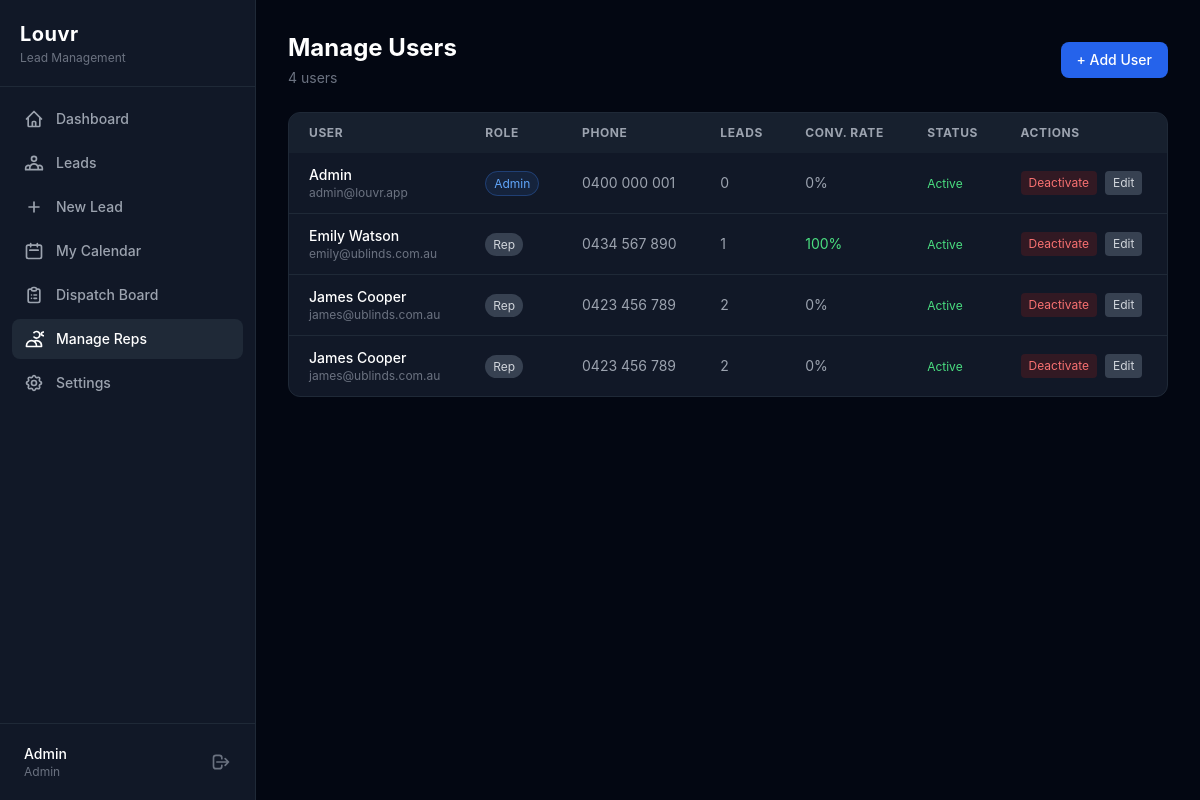
/reps (signed in), run on the app's committed database.
### tables this page shows
CREATE TABLE users (
            id INTEGER PRIMARY KEY AUTOINCREMENT,
            name TEXT NOT NULL,
            email TEXT NOT NULL UNIQUE,
            phone TEXT DEFAULT "",
            role TEXT NOT NULL DEFAULT "rep" CHECK(role IN ("admin","rep")),
            password_hash TEXT NOT NULL,
            api_key TEXT UNIQUE,
            is_active INTEGER NOT NULL DEFAULT 1,
            created_at DATETIME DEFAULT CURRENT_TIMESTAMP,
            updated_at DATETIME DEFAULT CURRENT_TIMESTAMP
        );

### src/Controllers/RepController.php (called while the page is built, shortened)
<?php
class RepController
{
    private Database $db;
    public function __construct(Database $db, array $config)
    {
        $this->db = $db;
    }
    public function index(): void
    {
        $users = User::all($this->db);
        require __DIR__ . '/../../templates/reps/index.php';
    }
}

### src/Database.php (called while the page is built, shortened)
<?php
class Database
{
    private PDO $pdo;
    private function __construct(array $config)
    {
        if ($config['driver'] === 'sqlite') {
            $dsn = 'sqlite:' . $config['path'];
            $this->pdo = new PDO($dsn, null, null, [
                PDO::ATTR_ERRMODE            => PDO::ERRMODE_EXCEPTION,
                PDO::ATTR_DEFAULT_FETCH_MODE => PDO::FETCH_ASSOC,
                PDO::ATTR_EMULATE_PREPARES   => false,
            ]);
            $this->pdo->exec('PRAGMA journal_mode=WAL');
            $this->pdo->exec('PRAGMA foreign_keys=ON');
        }
    }
    public function query(string $sql, array $params = []): PDOStatement
    {
        $stmt = $this->pdo->prepare($sql);
        $stmt->execute($params);
        return $stmt;
    }
    public function fetchAll(string $sql, array $params = []): array
    {
        return $this->query($sql, $params)->fetchAll();
    }
}

### src/Models/User.php (called while the page is built, shortened)
<?php
class User
{
    public static function all(Database $db): array
    {
        return $db->fetchAll('SELECT * FROM users ORDER BY name ASC');
    }
}

### templates/reps/index.php (the view, shortened to what this page needs)
<?php
$e = fn($v) => htmlspecialchars($v ?? '', ENT_QUOTES, 'UTF-8');
?>
<div class="mb-6 flex items-center justify-between">
    <div>
        <h2 class="text-2xl font-bold text-white">Manage Users</h2>
        <p class="text-gray-500 text-sm mt-1"><?= count($users) ?> users</p>
    </div>
    <button onclick="document.getElementById('newRepForm').classList.toggle('hidden')"
        class="px-4 py-2 bg-blue-600 hover:bg-blue-700 text-white text-sm font-medium rounded-lg transition-colors">+ Add User</button>
</div>
<div class="bg-gray-900 border border-gray-800 rounded-xl overflow-hidden">
    <table class="w-full text-sm">
        <thead class="bg-gray-800/50">
            <tr class="text-left text-xs text-gray-400 uppercase tracking-wider">
                <th class="px-5 py-3">User</th>
                <th class="px-5 py-3">Role</th>
                <th class="px-5 py-3 hidden md:table-cell">Phone</th>
                <th class="px-5 py-3 hidden md:table-cell">Leads</th>
                <th class="px-5 py-3 hidden md:table-cell">Conv. Rate</th>
                <th class="px-5 py-3">Status</th>
                <th class="px-5 py-3">Actions</th>
            </tr>
        </thead>
        <tbody class="divide-y divide-gray-800">
            <?php foreach ($users as $user): ?>
            <tr class="<?= $user['is_active'] ? '' : 'opacity-50' ?>">
                <td class="px-5 py-3">
                    <p class="font-medium text-white"><?= $e($user['name']) ?></p>
                    <p class="text-xs text-gray-500"><?= $e($user['email']) ?></p>
                </td>
                <td class="px-5 py-3">
                    <span class="text-xs px-2 py-1 rounded-full <?= $user['role'] === 'admin' ? 'bg-blue-500/10 text-blue-400 border border-blue-500/30' : 'bg-gray-700 text-gray-300' ?>"><?= ucfirst($user['role']) ?></span>
                </td>
                <td class="px-5 py-3 text-gray-400 hidden md:table-cell"><?= $e($user['phone']) ?: '-' ?></td>
                <td class="px-5 py-3 text-gray-400 hidden md:table-cell"><?= $user['total_leads'] ?></td>
                <td class="px-5 py-3 hidden md:table-cell">
                    <span class="<?= $user['conversion_rate'] >= 50 ? 'text-green-400' : 'text-gray-400' ?>"><?= $user['conversion_rate'] ?>%</span>
                </td>
                <td class="px-5 py-3">
                    <span class="text-xs <?= $user['is_active'] ? 'text-green-400' : 'text-red-400' ?>"><?= $user['is_active'] ? 'Active' : 'Inactive' ?></span>
                </td>
                <td class="px-5 py-3">
                    <div class="flex items-center gap-2">
                        <form method="POST" action="/reps/<?= $user['id'] ?>" class="inline">
                            <button type="submit" class="text-xs px-2 py-1 rounded <?= $user['is_active'] ? 'bg-red-900/30 text-red-400 hover:bg-red-900/50' : 'bg-green-900/30 text-green-400 hover:bg-green-900/50' ?> transition-colors"
                                onclick="event.preventDefault(); showConfirm('<?= $user['is_active'] ? 'Deactivate' : 'Activate' ?> User', 'Are you sure you want to <?= $user['is_active'] ? 'deactivate' : 'activate' ?> <?= $e($user['name']) ?>?', () => this.closest('form').submit())">
                                <?= $user['is_active'] ? 'Deactivate' : 'Activate' ?>
                            </button>
                        </form>
                        <button onclick="document.getElementById('edit-<?= $user['id'] ?>').classList.toggle('hidden')"
                            class="text-xs px-2 py-1 rounded bg-gray-700 text-gray-300 hover:bg-gray-600 transition-colors">Edit</button>
                    </div>
                </td>
            </tr>
            <?php endforeach; ?>
        </tbody>
    </table>
</div>
<?php
require __DIR__ . '/../layouts/app.php';

### templates/layouts/app.php (style rules this page uses)
body { font-family: -apple-system, BlinkMacSystemFont, 'Segoe UI', sans-serif; }

### data on the page
users: name "Admin", email "admin@louvr.app", role "Admin", phone "0400 000 001", total_leads "0", conversion_rate "0", is_active "Active"
users: name "Emily Watson", email "emily@ublinds.com.au", role "Rep", phone "0434 567 890", is_active "1", conversion_rate "100", shows "Active", shows "Deactivate"
users: name "James Cooper", email "james@ublinds.com.au", role "Rep", phone "0423 456 789", total_leads "2", conversion_rate "0", is_active "Active"

### other printed values
Auth::name() "Admin"
Auth::role() "Admin"
count($users) "4"
